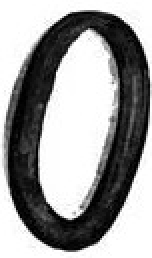
#> input picture examples/st7735/clock/images/handwritten/digit0.jpg, 76 x 129 px (shown 2 times larger)
$ python imgconvert.py digit0.jpg out.png 100 100   (older library calls are emulated)
#> lines starting #> are read from the running program, lines starting #| are printed output that depends on the picture
#!python
# Convert images from bmp, jpg, png to a raw binary file
# Create a header with: width and height as 2 16 bits words before raw image data
# the image is resized and colors encoded in RGB 3-3-2

from PIL import Image, ImageOps
from argparse import ArgumentParser
import sys
import math
from ctypes import *

#define a parser for the command line
parser = ArgumentParser(description='convert images from bmp, jpg, png to a raw data with a 4 bytes header')
parser.add_argument('inputfile', action="store", help='name of the input file')
parser.add_argument('outputfile', action="store", help='name of the output file')
parser.add_argument('width', action="store", type=int, help='width of the converted image')
parser.add_argument('height', action="store", type=int, help='height of the converted image')

args = parser.parse_args()

im = Image.open(args.inputfile)
#> im is the input picture: PIL image 76x129 RGB; min 0, max 255, mean 155
# convert to RGB
im = im.convert(mode='RGB')
width = args.width
height = args.height

# compute resize argument in order to fill the screen as much as possible and keep image ratio
coef = max(im.width/width, im.height/height)
#> coef = 1.29
width = int(im.width/coef)
#> width = 58
height = int(im.height/coef)
#> height = 100

# create a thumbnail the right size
newim = im.resize((width, height), Image.ANTIALIAS)
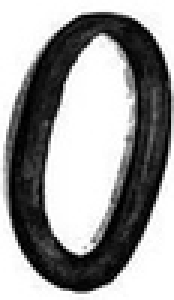
#> newim: PIL image 58x100 RGB (shown 3 times larger); min 0, max 255, mean 154.9

# Write out the output file.
with open(args.outputfile, 'wb') as f:
    # generate header
    print('\n\twidth = {} \n\theight = {}\n'.format(width,height))
#| 	width = 58
#| 	height = 100
    f.write(c_ushort(width))
    f.write(c_ushort(height))
    # scan the image in order to create the data content
    for y in range(0, newim.size[1]):
        for x in range(0, newim.size[0]):
        # concatenate RGB 8-8-8 in RGB 3-3-2
            l = newim.getpixel((x, y))
            pixel = c_ubyte((l[0] & 0xe0) | ((l[1] & 0xe0)>>3) | (l[2] >> 6))
            f.write(pixel)
    f.close()

$ run again, on examples/st7735/clock/images/handwritten/digit2.jpg
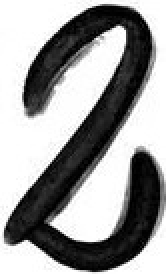
#> input picture examples/st7735/clock/images/handwritten/digit2.jpg, 83 x 137 px (shown 2 times larger)
#> im is the input picture: PIL image 83x137 RGB; min 0, max 255, mean 155.1
#> `newim = im.resize((width, height), Image.ANTIALIAS)`:
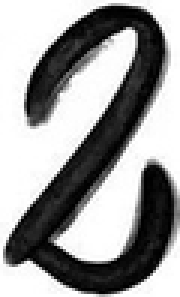
#> newim: PIL image 60x99 RGB (shown 3 times larger); min 0, max 255, mean 155
#| 	width = 60
#| 	height = 99

$ run again, on examples/st7735/clock/images/handwritten/digit3.jpg
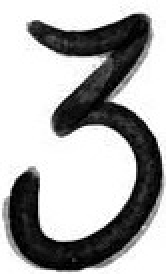
#> input picture examples/st7735/clock/images/handwritten/digit3.jpg, 83 x 137 px (shown 2 times larger)
#> im is the input picture: PIL image 83x137 RGB; min 0, max 255, mean 171.9
#> `newim = im.resize((width, height), Image.ANTIALIAS)`:
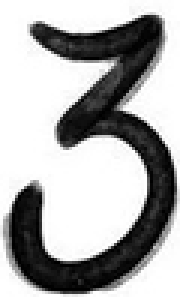
#> newim: PIL image 60x99 RGB (shown 3 times larger); min 0, max 255, mean 171.8
#| 	width = 60
#| 	height = 99

$ run again, on examples/st7735/clock/images/handwritten/digit4.jpg
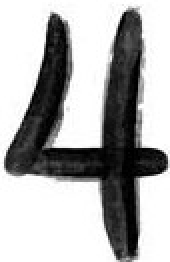
#> input picture examples/st7735/clock/images/handwritten/digit4.jpg, 85 x 131 px (shown 2 times larger)
#> im is the input picture: PIL image 85x131 RGB; min 0, max 255, mean 173.7
#> `newim = im.resize((width, height), Image.ANTIALIAS)`:
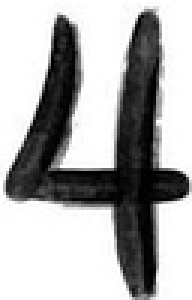
#> newim: PIL image 64x100 RGB (shown 3 times larger); min 0, max 255, mean 173.6
#| 	width = 64
#| 	height = 100
